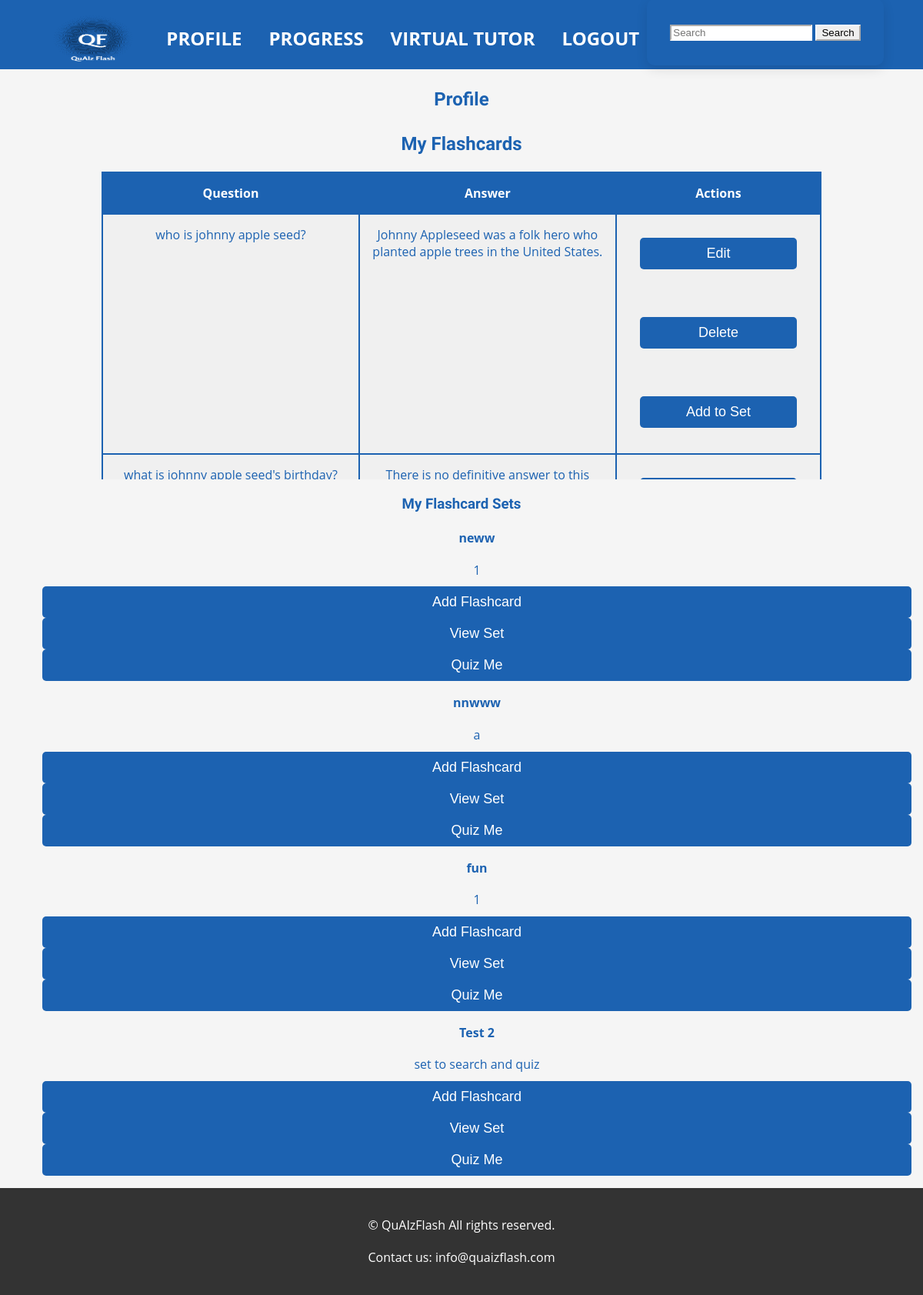
The app's page /profile (signed in) with its own data.
### models.py (models this page shows, shortened)
class Flashcard(db.Model):
    id = db.Column(db.Integer, primary_key=True)
    question = db.Column(db.String(200), nullable=False)
    answer = db.Column(db.String(200), nullable=False)
    user_id = db.Column(db.Integer, db.ForeignKey('user.id'), nullable=False)
    flashcard_set_id = db.Column(db.Integer, db.ForeignKey('flashcard_set.id', name='fk_flashcard_set_id'), nullable=True)  # Added ForeignKey with name

class FlashcardSet(db.Model):
    id = db.Column(db.Integer, primary_key=True)
    title = db.Column(db.String(100), nullable=False)
    description = db.Column(db.String(200))
    user_id = db.Column(db.Integer, db.ForeignKey('user.id'), nullable=False)
    flashcards = db.relationship('Flashcard', backref='flashcard_set', lazy=True)  # Added relationship
    correct_count = db.Column(db.Integer, default=0)  # Add this line
    incorrect_count = db.Column(db.Integer, default=0)  # Add this line
    flashcards = db.relationship('Flashcard', backref='flashcard_set', lazy=True)
    public = db.Column(db.Boolean, default=True)

### app.py (the view)
@app.route('/profile')
@login_required
def profile():
    flashcards = Flashcard.query.filter_by(user_id=current_user.id).all()
    flashcard_sets = FlashcardSet.query.filter_by(user_id=current_user.id).all()
    return render_template('profile.html', title='Profile', flashcards=flashcards,flashcard_sets=flashcard_sets, search_form=SearchSetsForm())

### forms.py
class SearchSetsForm(FlaskForm):
    search_query = StringField('Search Query', validators=[DataRequired()])
    submit = SubmitField('Search')

### app.py (called while the page is built)
@login_manager.user_loader
def load_user(user_id):
    return User.query.get(int(user_id))

### templates/profile.html (shortened to what this page needs)
{% extends "index.html" %}
{% block content %}
  <h1>{{ title }}</h1>
  <h2 class="section-title">My Flashcards</h2>
  <div class="scrollable-container">
    <table class="flashcards-table">
      <tr>
        <th>Question</th>
        <th>Answer</th>
        <th>Actions</th>
      </tr>
      {% for flashcard in flashcards %}
        <tr>
          <td>{{ flashcard.question }}</td>
          <td>{{ flashcard.answer }}</td>
          <td class="actions">
            <div class="action-buttons">
              <form method="GET" action="{{ url_for('edit_flashcard', flashcard_id=flashcard.id) }}">
                <input type="submit" value="Edit" class="btn btn-sm btn-outline-info">
              </form>
              <form method="POST" action="{{ url_for('delete_flashcard', flashcard_id=flashcard.id) }}">
                <input type="submit" value="Delete" class="btn btn-sm btn-outline-danger" onclick="return confirm('Are you sure you want to delete this flashcard?');">
              </form>
              <form method="GET" action="{{ url_for('select_set', flashcard_id=flashcard.id) }}">
                <input type="submit" value="Add to Set" class="btn btn-sm btn-outline-primary add-to-set">
              </form>
            </div>
          </td>
        </tr>
      {% endfor %}
    </table>
  </div>
  {% if flashcard_sets %}
    <h3 class="section-title">My Flashcard Sets</h3>
    <ul>
        {% for flashcard_set in flashcard_sets %}
        <div class="flashcard-set">
          <p class="set-title"><strong>{{ flashcard_set.title }}</strong></p>
          <p class="set-description">{{ flashcard_set.description }}</p>
                <form method="GET" action="{{ url_for('new_flashcard', set_id=flashcard_set.id) }}" style="display: inline;" class="bottom-buttons no-style-form">
                  <input type="submit" value="Add Flashcard" class="btn btn-sm btn-outline-info">
                </form>
                <form method="GET" action="{{ url_for('flashcard_set', set_id=flashcard_set.id) }}" style="display: inline;" class="bottom-buttons no-style-form">
                  <input type="submit" value="View Set" class="btn btn-sm btn-outline-primary">
                </form>
                <form method="GET" action="{{ url_for('quiz_settings', set_id=flashcard_set.id) }}" style="display: inline;" class="bottom-buttons no-style-form">
                  <input type="submit" value="Quiz Me" class="btn btn-sm btn-outline-success">
                </form>
              </div>
        {% endfor %}
    </ul>
  {% else %}
    <p>No flashcard sets found.</p>
  {% endif %}
{% endblock %}

### static/style.css (style rules this page uses)
body { font-family: 'Roboto', sans-serif; line-height: 1.6; color: #1c62b1; margin: 0; padding: 0; background-color: #f5f5f5; }
h1, h2, h3, h4, h5, h6 { font-family: 'Raleway', sans-serif; }
form { background-color: #fff; padding: 30px; border-radius: 10px; box-shadow: 0 5px 15px rgba(0, 0, 0, 0.1); }
input[type='submit'] { display: block; width: 100%; padding: 10px; background-color: #1c62b1; border: 0; color: #fff; font-size: 18px; border-radius: 5px; cursor: pointer; }
table td { padding: 10px; border: 1px solid #ddd; vertical-align: top; }
table th { padding: 10px; border: 1px solid #ddd; background-color: #f5f5f5; text-align: left; }
.actions { white-space: nowrap; }
.actions form { background-color: transparent; box-shadow: none; }
.actions form, .bottom-buttons form { background-color: transparent; box-shadow: none; }
.no-style-form { background-color: transparent; box-shadow: none; padding: 0; }
.flashcards-table th:nth-child(1) { width: 36%; }
.flashcards-table th:nth-child(2) { width: 36%; }
.flashcards-table th:nth-child(3) { width: 28%; }
.flashcards-table td, .flashcards-table th { overflow-wrap: break-word; word-wrap: break-word; }
.flashcards-table { table-layout: fixed; width: 80%; margin: 0 auto; }
.flashcard-set { text-align: center; margin-bottom: 1rem; }
.set-title { margin-bottom: 0.5rem; }
.set-description { margin-bottom: 0.5rem; }
.section-title { text-align: center; margin-bottom: 1rem; }
.btn-outline-success { border-color: #fff; color: #020202; }
body { font-family: 'Open Sans', sans-serif; }
table { width: 100%; border-collapse: collapse; margin-bottom: 30px; }
table th, table td { border: 2px solid #1c62b1; padding: 15px; text-align: center; background-color: #f0f0f0; }
table th { background-color: #1c62b1; color: #ffffff; font-weight: bold; }
.scrollable-container { max-height: 400px; overflow-y: auto; -webkit-overflow-scrolling: touch; }
.action-buttons { display: flex; flex-direction: column; }
.action-buttons form { margin-bottom: 0.15rem; }
.flashcards-table .btn-sm { display: inline-flex; align-items: center; justify-content: center; }
.flashcards-table td.actions { padding: 0; }
.flashcards-table .btn-sm.add-to-set { white-space: normal; }

### records on screen
Flashcard: question "who is johnny apple seed?", answer "Johnny Appleseed was a folk hero who planted apple trees in the United States."
Flashcard: question "what is johnny apple seed's birthday?", answer "There is no definitive answer to this…"
FlashcardSet: title "neww", description "1"
FlashcardSet: title "nnwww", description "a"
FlashcardSet: title "fun", description "1"
FlashcardSet: title "Test 2", description "set to search and quiz"

### other values on screen
{{ title }} "Profile"
